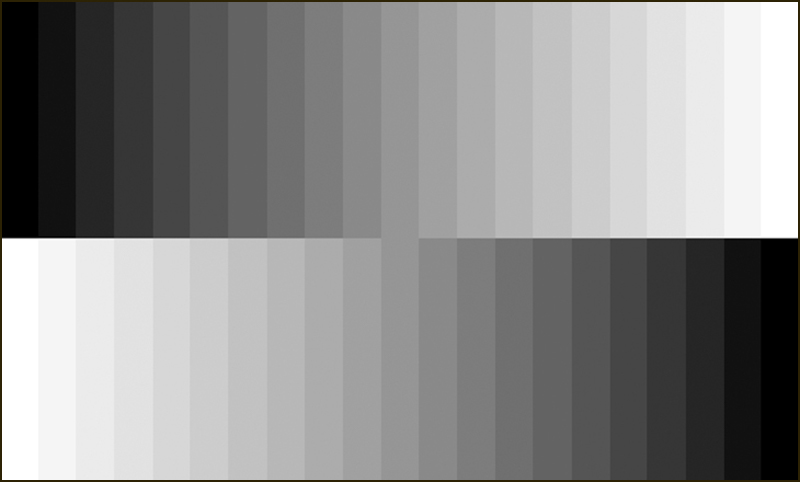
#> input picture TGM_WS_OPENCV/HW1/Image_Segmentation/Test_Image1.jpg, 800 x 482 px, found by its file name
$ python global_thresholding.py
#> lines starting #> are read from the running program, lines starting #| are printed output that depends on the picture; after the words box and inside, x2 and y2 are one past the last pixel; in counts of white or black regions, pixels touching at a corner belong together
import cv2
from matplotlib import pyplot as plt


A = cv2.imread('D:/TGM_WS_OPENCV/HW1/Image_Segmentation/Test_Image1.jpg')
#> A is the input picture: shape (482, 800, 3); mean B, G, R 139.8, 140.2, 140.4

_, thresh1 = cv2.threshold(A, 127, 255, cv2.THRESH_BINARY)
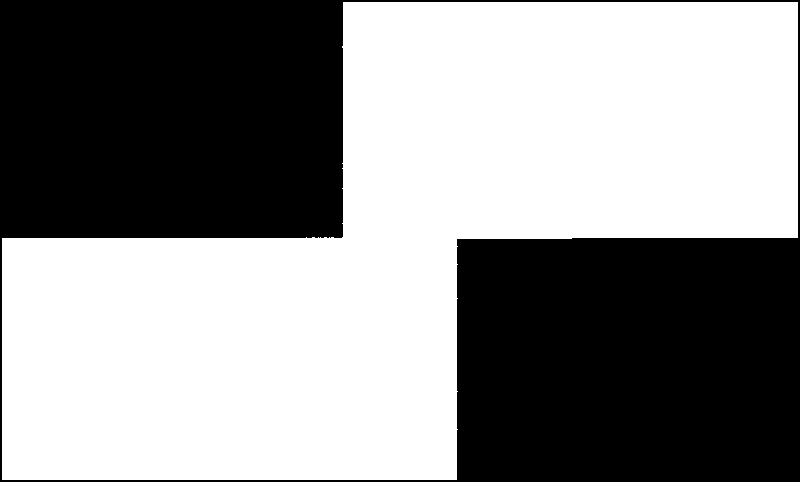
#> thresh1: shape (482, 800, 3); 56.4% white; 1 black region, box (x1, y1, x2, y2) and area: (0, 0, 800, 482) 167970
_, thresh2 = cv2.threshold(A, 127, 255, cv2.THRESH_BINARY_INV)
_, thresh3 = cv2.threshold(A, 127, 255, cv2.THRESH_TRUNC)
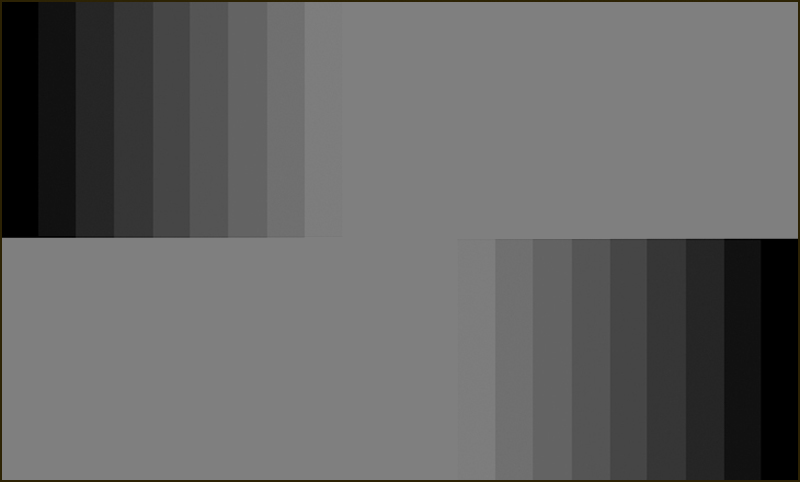
#> thresh3: shape (482, 800, 3); mean B, G, R 100, 100.4, 100.5
_, thresh4 = cv2.threshold(A, 127, 255, cv2.THRESH_TOZERO)
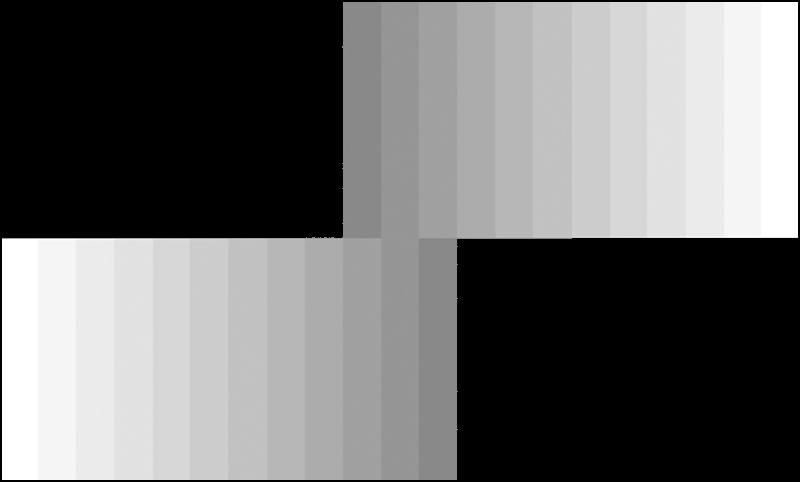
#> thresh4: shape (482, 800, 3); mean B, G, R 111.5, 111.5, 111.5
_, thresh5 = cv2.threshold(A, 127, 255, cv2.THRESH_TOZERO_INV)
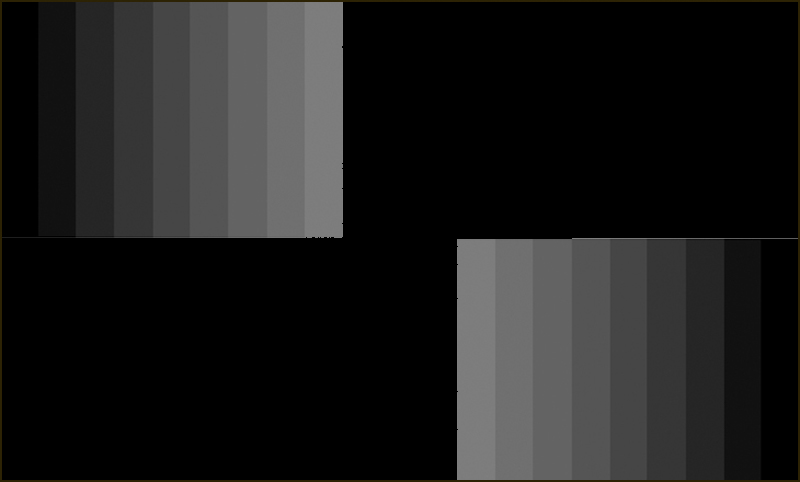
#> thresh5: shape (482, 800, 3); mean B, G, R 28.3, 28.7, 28.9

titles = ['Original Image', 'BINARY', 'BINARY_INV', 'TRUNC', 'TOZERO', 'TOZERO_INV']
images = [A, thresh1, thresh2, thresh3, thresh4, thresh5]

for i in range(6):
    plt.subplot(2,3,i+1)
    plt.imshow(images[i],'gray',vmin=0,vmax=255)
    plt.title(titles[i])
    plt.xticks([])
    plt.yticks([])

plt.show()
#> figure, not shown here; B, G, R data is drawn as R, G, B

$ run again, with TGM_WS_OPENCV/HW1/Image_Segmentation/Test_Image.jpg copied over TGM_WS_OPENCV/HW1/Image_Segmentation/Test_Image1.jpg
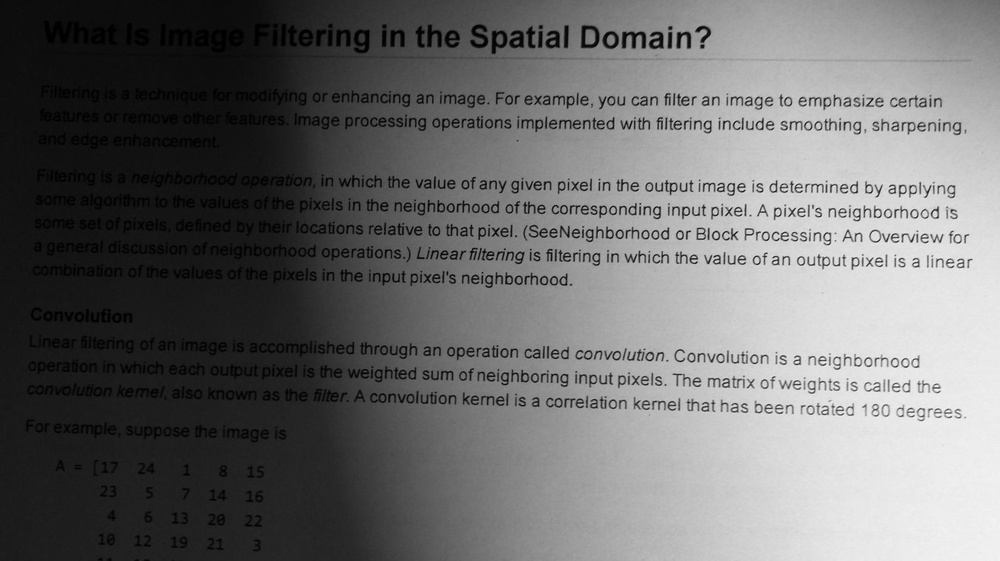
#> input picture TGM_WS_OPENCV/HW1/Image_Segmentation/Test_Image.jpg, 1000 x 561 px, shrunk from 1616 x 906 before the run, found by its file name
#> A is the input picture: shape (561, 1000, 3); min 0, max 255, mean 110.6
#> `_, thresh1 = cv2.threshold(A, 127, 255, cv2.THRESH_BINARY)`:
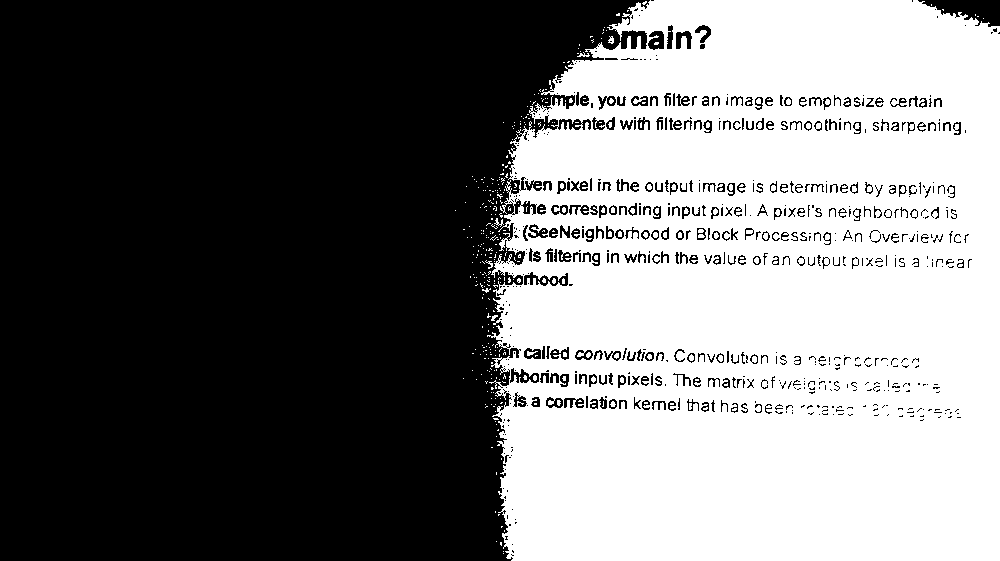
#> thresh1: shape (561, 1000, 3); 44.8% white; 381 white regions (336 under 20 px), largest, box (x1, y1, x2, y2) and area: (487, 0, 1000, 561) 248971, (494, 218, 504, 227) 34, (608, 36, 614, 44) 31
#> `_, thresh5 = cv2.threshold(A, 127, 255, cv2.THRESH_TOZERO_INV)`:
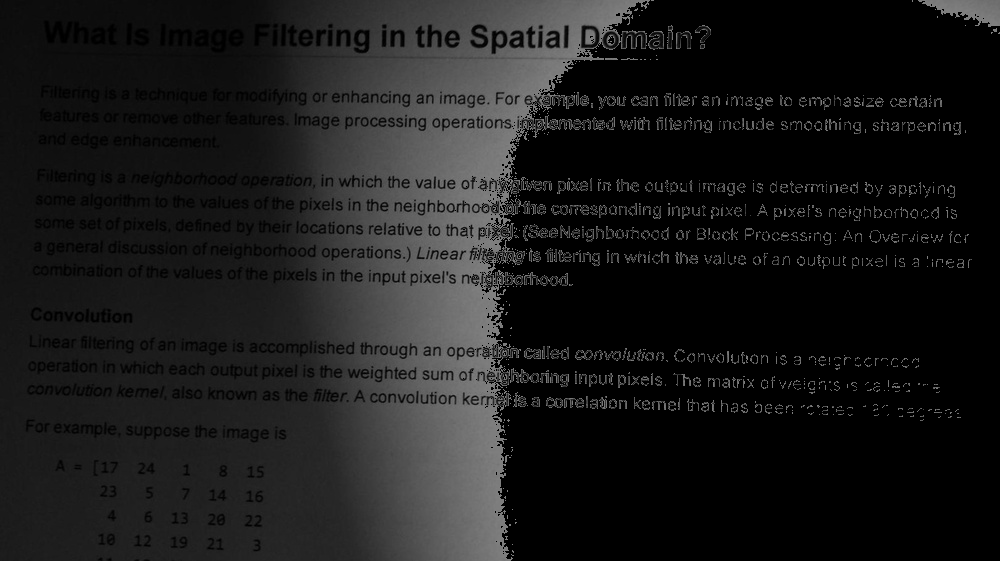
#> thresh5: shape (561, 1000, 3); min 0, max 127, mean 26
